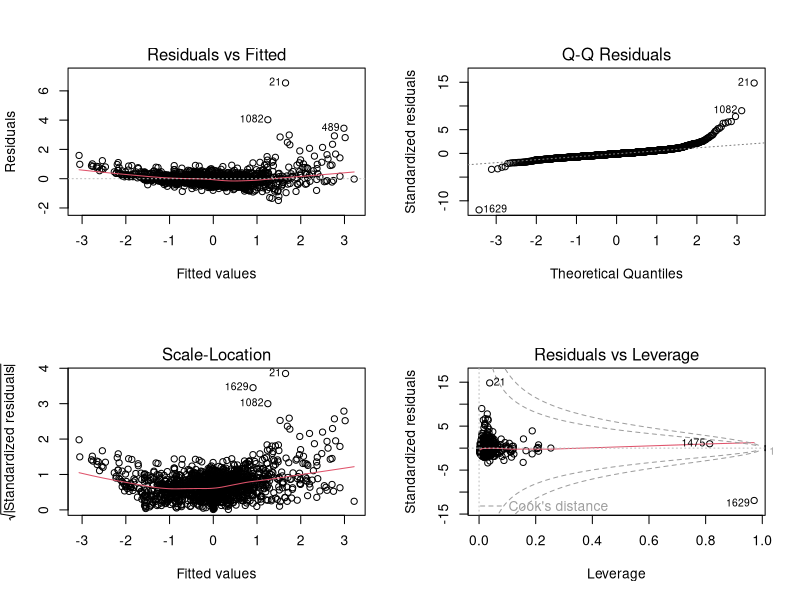

Here is the R script that generated this plot:
set.seed(159)

#read in data
edu = read.csv('data/final.csv', stringsAsFactors = FALSE)
edu = edu[, -c(1)]

#fit model
ols = lm(Earning~., data = edu)
ols_summary = summary(ols)

#save data
save(ols, file = 'data/ols.RData')

#plot
pdf("images/ols.pdf")
png("images/ols.png")
par(mfrow=c(2,2))
plot(ols)
dev.off()
